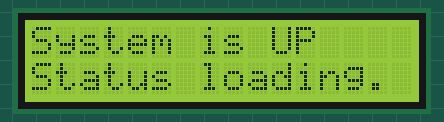
Bench run of a program on a simulated Raspberry Pi (BCM pin numbers) with a PiFace Control and Display. On the bench: 16×2 character LCD. At 3.1 s the program stops and its outputs stay as they are.

Above: at 0.2 s.
At 3.2 s:
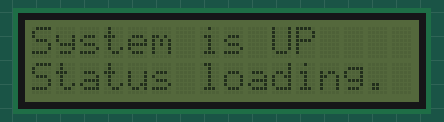

The program:

system-up.py
```python
#!/usr/bin/env python3
import pifacecad
import re
from time import sleep

cad = pifacecad.PiFaceCAD()
cad.lcd.blink_off()
cad.lcd.cursor_off()
cad.lcd.clear()
cad.lcd.backlight_on()
cad.lcd.set_cursor(0,0)
cad.lcd.write('System is UP\nStatus loading.')
sleep(3)
cad.lcd.backlight_off()
```
